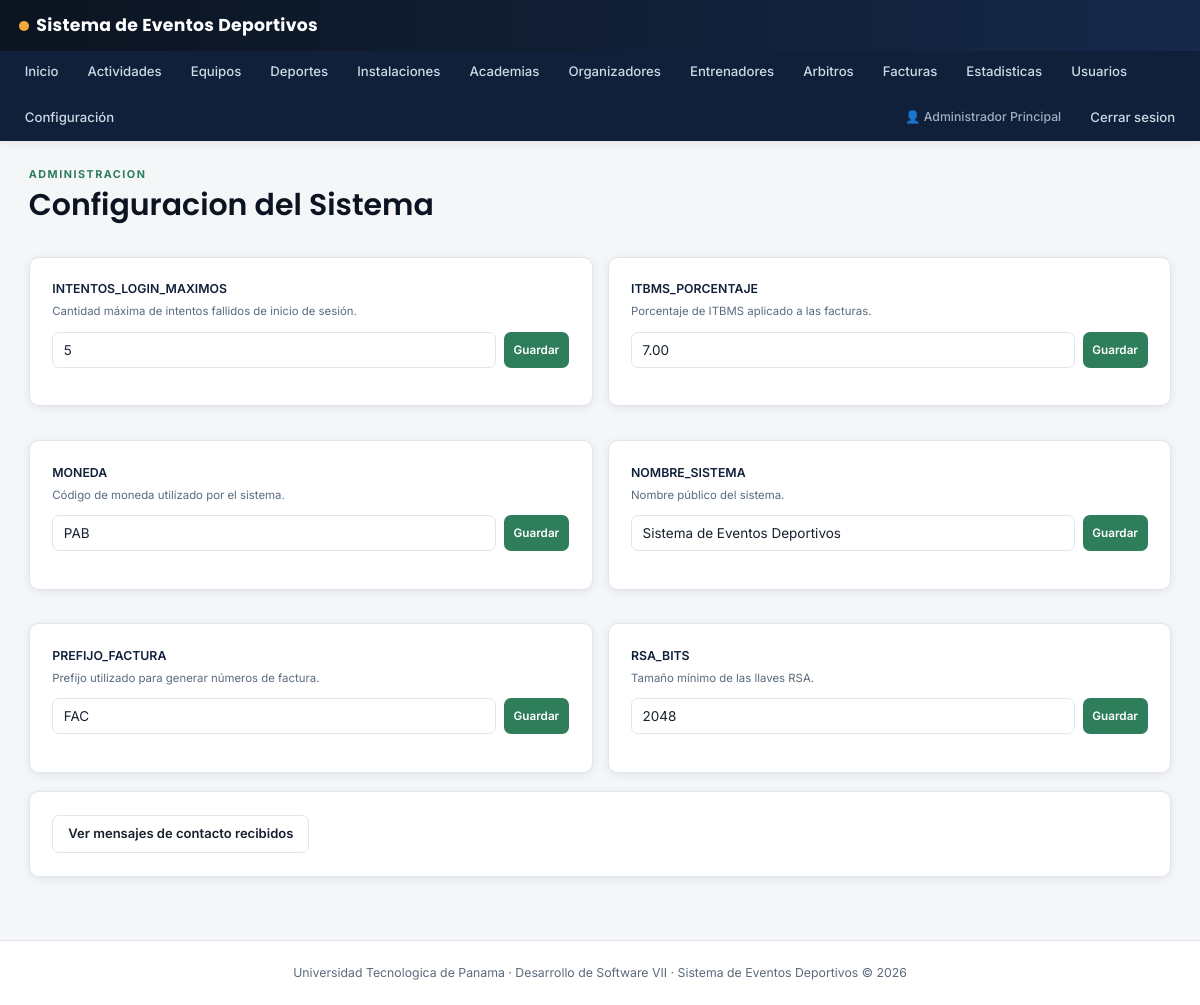
Page /configuracion (signed in) on the committed database.
### tables this page shows
CREATE TABLE configuracion_sistema (
    clave VARCHAR(100) PRIMARY KEY,

    valor TEXT NOT NULL,

    descripcion VARCHAR(255) NULL,

    fecha_actualizacion DATETIME
        NOT NULL DEFAULT CURRENT_TIMESTAMP
        ON UPDATE CURRENT_TIMESTAMP
);

### src/Controllers/ConfiguracionController.php (called while the page is built, shortened)
<?php
final class ConfiguracionController extends Controller
{
    public function index(): void
    {
        $this->render('configuracion/index', [
            'configuraciones' => (new Configuracion())->todas(),
            'exito' => $this->getSuccess(),
        ]);
    }
}

### src/Core/Router.php (called while the page is built, shortened)
<?php
final class Router
{
    private array $routes = [];
    public function get(string $path, string $controller, string $action): void
    {
        $this->routes['GET'][$path] = "{$controller}@{$action}";
    }
    public function post(string $path, string $controller, string $action): void
    {
        $this->routes['POST'][$path] = "{$controller}@{$action}";
    }
    public function dispatch(string $method, string $path): void
    {
        $path = rtrim($path, '/');
        $handler = $this->routes[$method][$path] ?? null;
        [$controllerName, $action] = explode('@', $handler);
        $controller = new $controllerClass();
        $controller->{$action}();
    }
}

### public/index.php (called while the page is built, shortened)
<?php
$router = new Router();
$router->get('/login', 'AuthController', 'mostrarLogin');
$router->post('/login', 'AuthController', 'login');
$router->get('/logout', 'AuthController', 'logout');
$router->get('/registro', 'UsuarioController', 'registroForm');
$router->post('/registro', 'UsuarioController', 'registrar');
$router->get('/dashboard', 'HomeController', 'dashboard');
$router->get('/usuarios', 'UsuarioController', 'index');
$router->get('/usuarios/crear', 'UsuarioController', 'crearForm');
$router->post('/usuarios/crear', 'UsuarioController', 'crear');
$router->get('/usuarios/editar', 'UsuarioController', 'editarForm');
$router->post('/usuarios/editar', 'UsuarioController', 'actualizar');
$router->get('/usuarios/deshabilitar', 'UsuarioController', 'deshabilitar');
$router->get('/usuarios/habilitar', 'UsuarioController', 'habilitar');
$router->get('/mi-cuenta/password', 'UsuarioController', 'cambiarPasswordForm');
$router->post('/mi-cuenta/password', 'UsuarioController', 'cambiarPassword');
$router->get('/deportes', 'DeporteController', 'index');
$router->get('/deportes/crear', 'DeporteController', 'crearForm');
$router->post('/deportes/crear', 'DeporteController', 'crear');
$router->get('/deportes/editar', 'DeporteController', 'editarForm');
$router->post('/deportes/editar', 'DeporteController', 'actualizar');
$router->get('/deportes/deshabilitar', 'DeporteController', 'deshabilitar');
$router->get('/deportes/habilitar', 'DeporteController', 'habilitar');
$router->get('/instalaciones', 'InstalacionController', 'index');
$router->get('/instalaciones/crear', 'InstalacionController', 'crearForm');
$router->post('/instalaciones/crear', 'InstalacionController', 'crear');
$router->get('/instalaciones/editar', 'InstalacionController', 'editarForm');
$router->post('/instalaciones/editar', 'InstalacionController', 'actualizar');
$router->get('/instalaciones/deshabilitar', 'InstalacionController', 'deshabilitar');
$router->get('/instalaciones/habilitar', 'InstalacionController', 'habilitar');
$router->get('/academias', 'AcademiaController', 'index');
$router->get('/academias/crear', 'AcademiaController', 'crearForm');
$router->post('/academias/crear', 'AcademiaController', 'crear');
$router->get('/academias/editar', 'AcademiaController', 'editarForm');
$router->post('/academias/editar', 'AcademiaController', 'actualizar');
$router->get('/academias/deshabilitar', 'AcademiaController', 'deshabilitar');
$router->get('/academias/habilitar', 'AcademiaController', 'habilitar');
$router->get('/organizadores', 'OrganizadorController', 'index');
$router->get('/organizadores/crear', 'OrganizadorController', 'crearForm');
$router->post('/organizadores/crear', 'OrganizadorController', 'crear');
$router->get('/organizadores/editar', 'OrganizadorController', 'editarForm');
$router->post('/organizadores/editar', 'OrganizadorController', 'actualizar');
$router->get('/organizadores/verificar', 'OrganizadorController', 'verificar');
$router->get('/organizadores/deshabilitar', 'OrganizadorController', 'deshabilitar');
$router->get('/organizadores/habilitar', 'OrganizadorController', 'habilitar');
$router->get('/entrenadores', 'EntrenadorController', 'index');
$router->get('/entrenadores/crear', 'EntrenadorController', 'crearForm');
$router->post('/entrenadores/crear', 'EntrenadorController', 'crear');
$router->get('/arbitros', 'ArbitroController', 'index');
$router->get('/arbitros/crear', 'ArbitroController', 'crearForm');
$router->post('/arbitros/crear', 'ArbitroController', 'crear');
$router->get('/arbitros/evaluar', 'ArbitroController', 'evaluarForm');
$router->post('/arbitros/evaluar', 'ArbitroController', 'evaluar');
$router->get('/equipos', 'EquipoController', 'index');
$router->get('/equipos/crear', 'EquipoController', 'crearForm');
$router->post('/equipos/crear', 'EquipoController', 'crear');
$router->get('/equipos/ver', 'EquipoController', 'ver');
$router->post('/equipos/jugadores/agregar', 'EquipoController', 'agregarJugador');
$router->get('/equipos/jugadores/eliminar', 'EquipoController', 'eliminarJugador');
$router->get('/actividades', 'ActividadController', 'index');
$router->get('/actividades/crear', 'ActividadController', 'crearForm');
$router->post('/actividades/crear', 'ActividadController', 'crear');
$router->get('/actividades/editar', 'ActividadController', 'editarForm');
$router->post('/actividades/editar', 'ActividadController', 'actualizar');
$router->get('/actividades/ver', 'ActividadController', 'ver');
$router->get('/actividades/publicar', 'ActividadController', 'publicar');
$router->get('/actividades/cerrar-inscripciones', 'ActividadController', 'cerrarInscripciones');
$router->get('/actividades/finalizar', 'ActividadController', 'finalizar');
$router->get('/actividades/cancelar', 'ActividadController', 'cancelarForm');
$router->post('/actividades/cancelar', 'ActividadController', 'cancelar');
$router->get('/actividades/incidente/crear', 'ActividadController', 'reportarIncidenteForm');
$router->post('/actividades/incidente/crear', 'ActividadController', 'reportarIncidente');
$router->get('/inscripciones/equipo/crear', 'InscripcionController', 'inscribirEquipoForm');
$router->post('/inscripciones/equipo/crear', 'InscripcionController', 'inscribirEquipo');
$router->get('/inscripciones/equipo/aprobar', 'InscripcionController', 'aprobarEquipo');
$router->get('/inscripciones/equipo/rechazar', 'InscripcionController', 'rechazarEquipo');
$router->get('/inscripciones/individual/crear', 'InscripcionController', 'inscribirIndividualForm');
$router->post('/inscripciones/individual/crear', 'InscripcionController', 'inscribirIndividual');
$router->get('/facturas', 'FacturaController', 'index');
$router->get('/facturas/ver', 'FacturaController', 'ver');
$router->get('/facturas/descargar', 'FacturaController', 'descargarPdf');
$router->get('/factura-publica', 'FacturaController', 'verPublica');
$router->get('/estadisticas', 'EstadisticaController', 'index');
$router->get('/configuracion', 'ConfiguracionController', 'index');
$router->post('/configuracion/actualizar', 'ConfiguracionController', 'actualizar');
$router->get('/configuracion/mensajes', 'ConfiguracionController', 'mensajes');
$router->get('/configuracion/mensajes/leido', 'ConfiguracionController', 'marcarLeido');
$router->get('/', 'PublicController', 'inicio');
$router->post('/contacto', 'PublicController', 'contacto');
$requestUri = parse_url($_SERVER['REQUEST_URI'] ?? '/', PHP_URL_PATH) ?? '/';
$router->dispatch($_SERVER['REQUEST_METHOD'], $requestUri);

### src/Models/Configuracion.php (called while the page is built, shortened)
<?php
final class Configuracion extends Model
{
    public function todas(): array
    {
        return $this->db->query('SELECT * FROM configuracion_sistema ORDER BY clave ASC')->fetchAll();
    }
}

### views/configuracion/index.php (the view, shortened to what this page needs)
<div class="container">
    <div class="page-head"><div><div class="eyebrow">Administracion</div><h1>Configuracion del Sistema</h1></div></div>
    <div class="grid-2">
        <?php foreach ($configuraciones as $c): ?>
            <div class="card">
                <form method="POST" action="/configuracion/actualizar">
                    <label><?= htmlspecialchars($c['clave']) ?></label>
                    <p class="field-hint"><?= htmlspecialchars($c['descripcion'] ?? '') ?></p>
                    <div class="field" style="display:flex;gap:.5rem;">
                        <input type="text" name="valor" value="<?= htmlspecialchars($c['valor']) ?>">
                        <button type="submit" class="btn btn-primary btn-sm">Guardar</button>
                    </div>
                </form>
            </div>
        <?php endforeach; ?>
    </div>
    <div class="card">
        <a class="btn btn-outline" href="/configuracion/mensajes">Ver mensajes de contacto recibidos</a>
    </div>
</div>

### public/assets/css/style.css (style rules this page uses)
:root { --color-navy-950: #0b1420; --color-navy-900: #10203a; --color-navy-800: #16294a; --color-navy-700: #1e3660; --color-turf: #2e7d5b; --color-turf-light: #3f9c73; --color-amber: #f2a93b; --color-amber-dark: #d88f22; --color-bg: #f4f6f8; --color-card: #ffffff; --color-text: #17212e; --color-text-soft: #5b6b7d; --color-border: #e1e6ec; --color-danger: #d64545; --color-danger-bg: #fbe9e9; --color-success: #2e7d5b; --color-success-bg: #e7f3ec; --radius: 10px; --shadow: 0 2px 10px rgba(11, 20, 32, 0.08); --font-display: 'Poppins', 'Segoe UI', sans-serif; --font-body: 'Inter', 'Segoe UI', sans-serif; }
* { box-sizing: border-box; }
html, body { margin: 0; padding: 0; background: var(--color-bg); color: var(--color-text); font-family: var(--font-body); font-size: 15px; line-height: 1.5; }
h1, h2, h3, h4 { font-family: var(--font-display); font-weight: 600; margin: 0 0 .5rem; color: var(--color-navy-950); }
a { color: var(--color-turf); text-decoration: none; }
.container { max-width: 1180px; margin: 0 auto; padding: 1.75rem 1.25rem 3rem; }
.page-head { display: flex; justify-content: space-between; align-items: flex-end; margin-bottom: 1.4rem; gap: 1rem; flex-wrap: wrap; }
.page-head .eyebrow { text-transform: uppercase; letter-spacing: 1.5px; font-size: .72rem; color: var(--color-turf); font-weight: 700; }
.card { background: var(--color-card); border: 1px solid var(--color-border); border-radius: var(--radius); padding: 1.5rem; box-shadow: var(--shadow); margin-bottom: 1.25rem; }
.grid-2 { display: grid; grid-template-columns: repeat(2, 1fr); gap: 1rem; }
.btn { display: inline-flex; align-items: center; gap: .4rem; border: none; border-radius: 7px; padding: .55rem 1rem; font-size: .87rem; font-weight: 600; cursor: pointer; text-decoration: none; font-family: var(--font-body); transition: transform .1s ease, box-shadow .1s ease; }
.btn-primary { background: var(--color-turf); color: #fff; }
.btn-outline { background: transparent; border: 1px solid var(--color-border); color: var(--color-text); }
.btn-sm { padding: .32rem .65rem; font-size: .78rem; }
label { display: block; font-size: .82rem; font-weight: 600; margin-bottom: .3rem; color: var(--color-navy-900); }
input[type=text], input[type=email], input[type=password], input[type=number], input[type=date], input[type=time], input[type=file], select, textarea { width: 100%; padding: .6rem .7rem; border: 1px solid var(--color-border); border-radius: 7px; font-size: .9rem; font-family: var(--font-body); background: #fff; color: var(--color-text); }
.field { margin-bottom: 1rem; }
.field-hint { font-size: .76rem; color: var(--color-text-soft); margin-top: .25rem; }

### rows in the picture
configuracion_sistema: clave "INTENTOS_LOGIN_MAXIMOS", descripcion "Cantidad máxima de intentos fallidos de inicio de sesión.", valor "5"
configuracion_sistema: clave "ITBMS_PORCENTAJE", descripcion "Porcentaje de ITBMS aplicado a las facturas.", valor "7.00"
configuracion_sistema: clave "MONEDA", descripcion "Código de moneda utilizado por el sistema.", valor "PAB"
configuracion_sistema: clave "NOMBRE_SISTEMA", descripcion "Nombre público del sistema.", valor "Sistema de Eventos Deportivos"
configuracion_sistema: clave "PREFIJO_FACTURA", descripcion "Prefijo utilizado para generar números de factura.", valor "FAC"
configuracion_sistema: clave "RSA_BITS", descripcion "Tamaño mínimo de las llaves RSA.", valor "2048"

### other values in the picture
$_SESSION['usuario_nombre'] "Administrador Principal"
